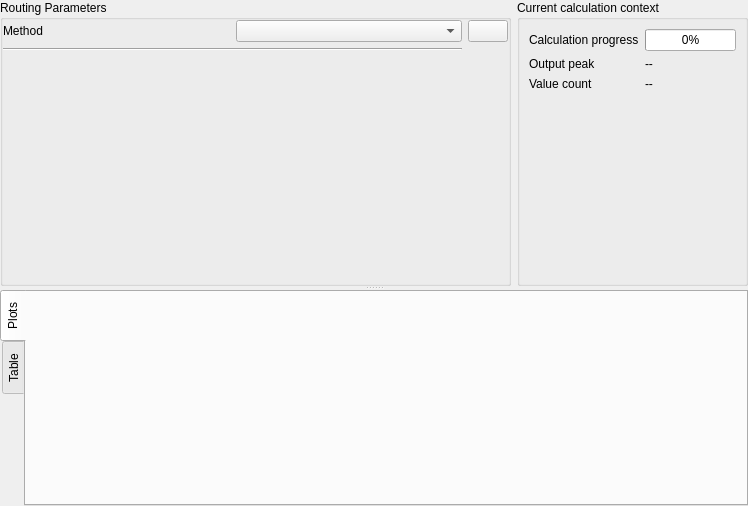
<?xml version="1.0" encoding="UTF-8"?>
<ui version="4.0">
 <class>ReosHydrographRoutingPropertiesWidget</class>
 <widget class="QWidget" name="ReosHydrographRoutingPropertiesWidget">
  <property name="geometry">
   <rect>
    <x>0</x>
    <y>0</y>
    <width>748</width>
    <height>506</height>
   </rect>
  </property>
  <property name="windowTitle">
   <string>Form</string>
  </property>
  <layout class="QVBoxLayout" name="verticalLayout">
   <property name="leftMargin">
    <number>0</number>
   </property>
   <property name="topMargin">
    <number>0</number>
   </property>
   <property name="rightMargin">
    <number>0</number>
   </property>
   <property name="bottomMargin">
    <number>0</number>
   </property>
   <item>
    <widget class="QSplitter" name="splitter">
     <property name="orientation">
      <enum>Qt::Vertical</enum>
     </property>
     <widget class="QWidget" name="gridLayoutWidget">
      <layout class="QGridLayout" name="gridLayout" columnstretch="1,0">
       <property name="topMargin">
        <number>0</number>
       </property>
       <property name="rightMargin">
        <number>0</number>
       </property>
       <property name="bottomMargin">
        <number>0</number>
       </property>
       <item row="0" column="0">
        <widget class="QGroupBox" name="mGroupBoxParameters">
         <property name="title">
          <string>Routing Parameters</string>
         </property>
         <layout class="QGridLayout" name="gridLayout_3">
          <property name="leftMargin">
           <number>0</number>
          </property>
          <property name="topMargin">
           <number>0</number>
          </property>
          <property name="rightMargin">
           <number>0</number>
          </property>
          <property name="bottomMargin">
           <number>0</number>
          </property>
          <item row="2" column="0" colspan="2">
           <widget class="QWidget" name="mRoutingParametersWidget" native="true">
            <layout class="QVBoxLayout" name="verticalLayout_4">
             <property name="leftMargin">
              <number>0</number>
             </property>
             <property name="topMargin">
              <number>0</number>
             </property>
             <property name="rightMargin">
              <number>0</number>
             </property>
             <property name="bottomMargin">
              <number>0</number>
             </property>
            </layout>
           </widget>
          </item>
          <item row="1" column="0" colspan="2">
           <widget class="Line" name="line">
            <property name="orientation">
             <enum>Qt::Horizontal</enum>
            </property>
           </widget>
          </item>
          <item row="0" column="1">
           <widget class="QComboBox" name="mRoutingTypeCombo"/>
          </item>
          <item row="0" column="0">
           <widget class="QLabel" name="label_3">
            <property name="text">
             <string>Method</string>
            </property>
           </widget>
          </item>
          <item row="0" column="2">
           <widget class="QPushButton" name="pushButton">
            <property name="sizePolicy">
             <sizepolicy hsizetype="Fixed" vsizetype="Fixed">
              <horstretch>0</horstretch>
              <verstretch>0</verstretch>
             </sizepolicy>
            </property>
            <property name="text">
             <string/>
            </property>
            <property name="icon">
             <iconset resource="../../images/images.qrc">
              <normaloff>:/images/function.svg</normaloff>:/images/function.svg</iconset>
            </property>
           </widget>
          </item>
         </layout>
        </widget>
       </item>
       <item row="0" column="1">
        <widget class="QGroupBox" name="groupBox">
         <property name="title">
          <string>Current calculation context</string>
         </property>
         <layout class="QGridLayout" name="gridLayout_4">
          <item row="1" column="1">
           <widget class="QLabel" name="mLabelPeak">
            <property name="text">
             <string>--</string>
            </property>
           </widget>
          </item>
          <item row="2" column="1">
           <widget class="QLabel" name="mLabelValueCount">
            <property name="text">
             <string>--</string>
            </property>
           </widget>
          </item>
          <item row="0" column="1">
           <widget class="QProgressBar" name="mProgressBar">
            <property name="value">
             <number>0</number>
            </property>
           </widget>
          </item>
          <item row="0" column="0">
           <widget class="QLabel" name="label">
            <property name="text">
             <string>Calculation progress</string>
            </property>
           </widget>
          </item>
          <item row="2" column="0">
           <widget class="QLabel" name="label_4">
            <property name="text">
             <string>Value count</string>
            </property>
           </widget>
          </item>
          <item row="1" column="0">
           <widget class="QLabel" name="label_2">
            <property name="text">
             <string>Output peak</string>
            </property>
           </widget>
          </item>
          <item row="3" column="0">
           <spacer name="verticalSpacer">
            <property name="orientation">
             <enum>Qt::Vertical</enum>
            </property>
            <property name="sizeHint" stdset="0">
             <size>
              <width>20</width>
              <height>40</height>
             </size>
            </property>
           </spacer>
          </item>
         </layout>
        </widget>
       </item>
      </layout>
     </widget>
     <widget class="QTabWidget" name="mTabWidget">
      <property name="tabPosition">
       <enum>QTabWidget::West</enum>
      </property>
      <property name="currentIndex">
       <number>0</number>
      </property>
      <property name="elideMode">
       <enum>Qt::ElideNone</enum>
      </property>
      <widget class="QWidget" name="tab">
       <attribute name="title">
        <string>Plots</string>
       </attribute>
       <layout class="QVBoxLayout" name="verticalLayout_2">
        <property name="leftMargin">
         <number>0</number>
        </property>
        <property name="topMargin">
         <number>0</number>
        </property>
        <property name="rightMargin">
         <number>0</number>
        </property>
        <property name="bottomMargin">
         <number>0</number>
        </property>
        <item>
         <widget class="ReosPlotWidget" name="mPlotsWidget" native="true"/>
        </item>
       </layout>
      </widget>
      <widget class="ReosTimeSeriesVariableTimeStepReadOnlyTablesView" name="mTablesWidget">
       <attribute name="title">
        <string>Table</string>
       </attribute>
       <layout class="QGridLayout" name="gridLayout_2"/>
      </widget>
     </widget>
    </widget>
   </item>
  </layout>
 </widget>
 <customwidgets>
  <customwidget>
   <class>ReosPlotWidget</class>
   <extends>QWidget</extends>
   <header>reosplotwidget.h</header>
   <container>1</container>
  </customwidget>
  <customwidget>
   <class>ReosTimeSeriesVariableTimeStepReadOnlyTablesView</class>
   <extends>QWidget</extends>
   <header>reostimeseriesvariabletimestepreadonlymodel.h</header>
   <container>1</container>
  </customwidget>
 </customwidgets>
 <resources>
  <include location="../../images/images.qrc"/>
 </resources>
 <connections/>
</ui>
